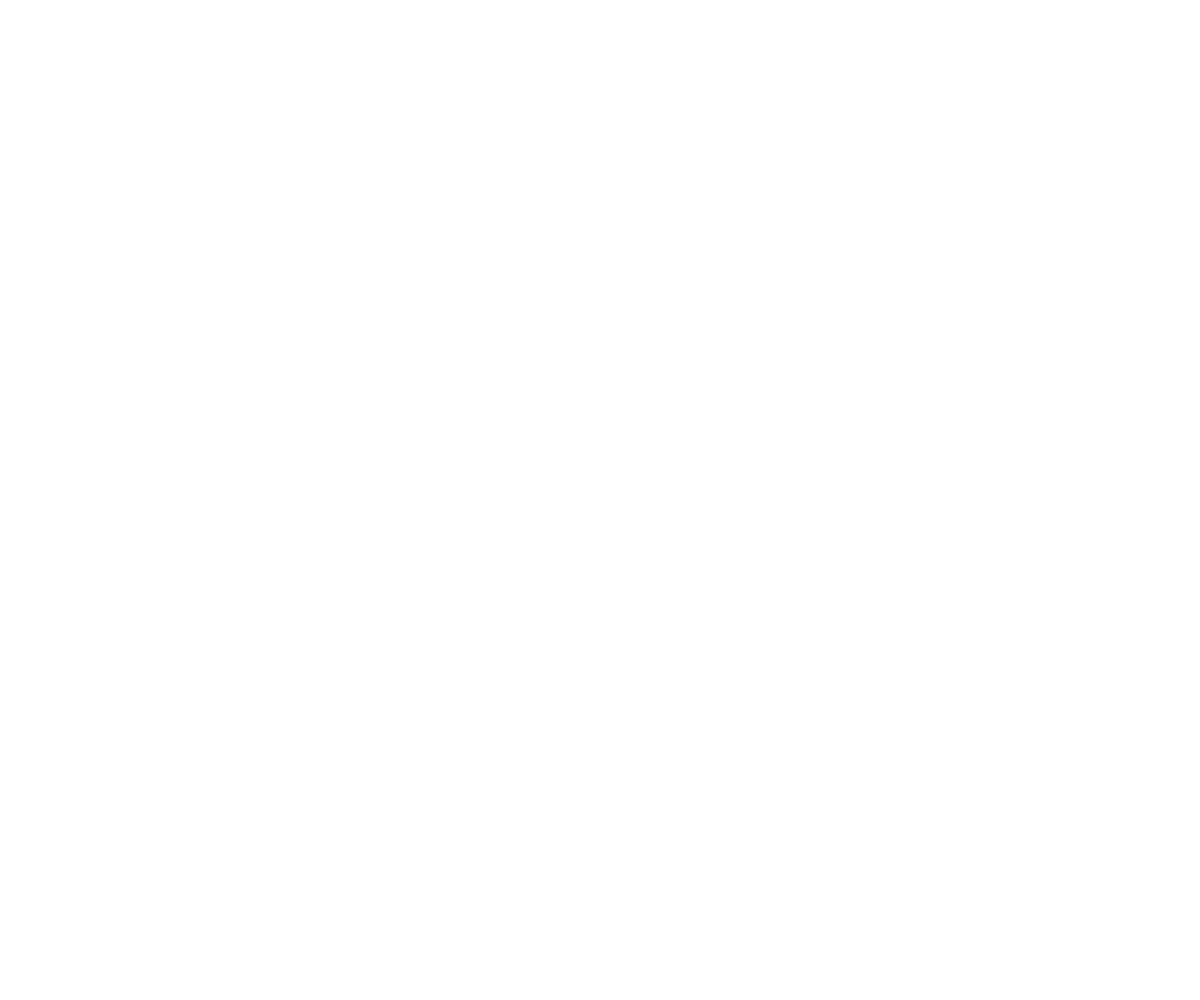
Frame 1 (no input)
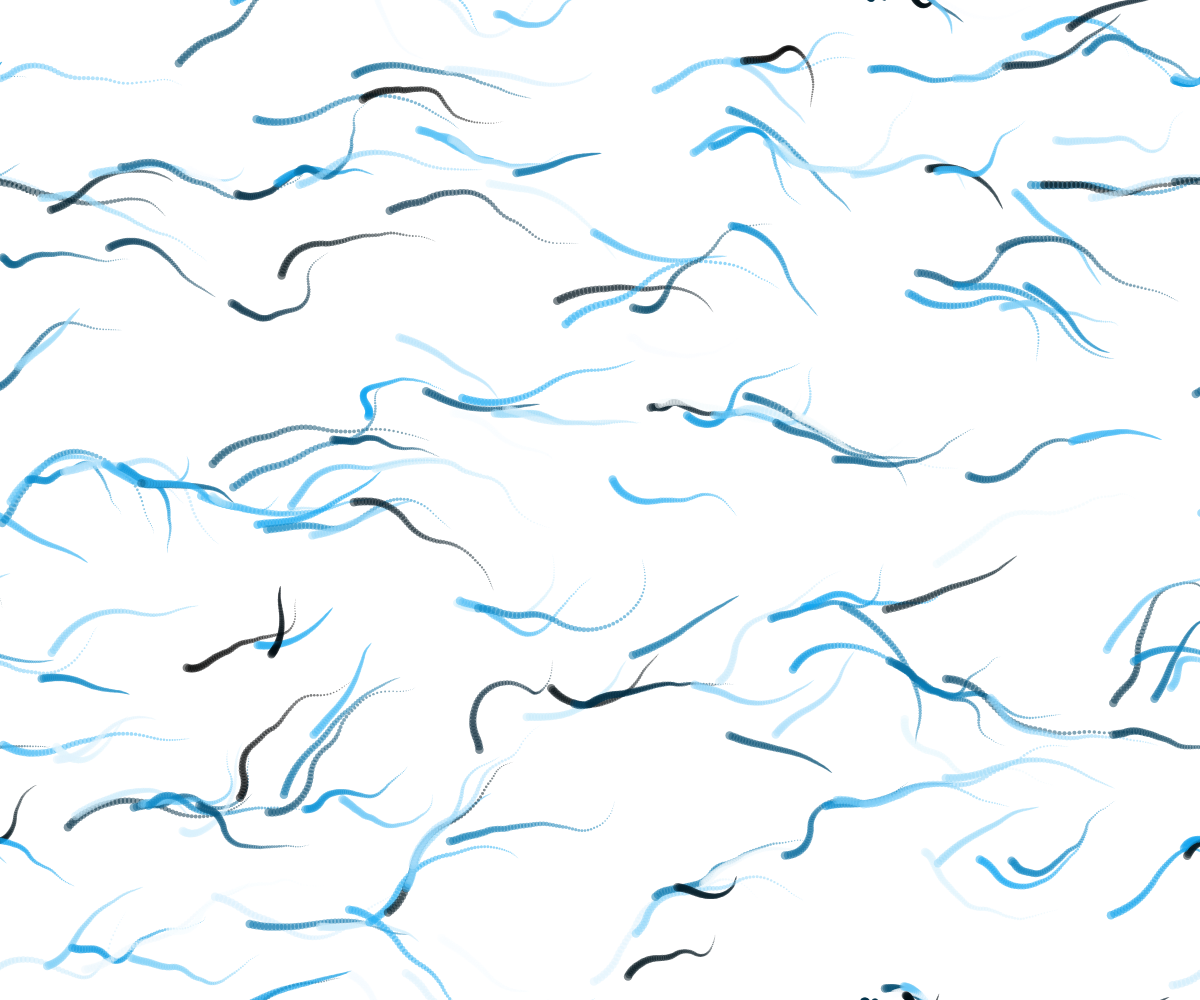
Frame 60 (no input)
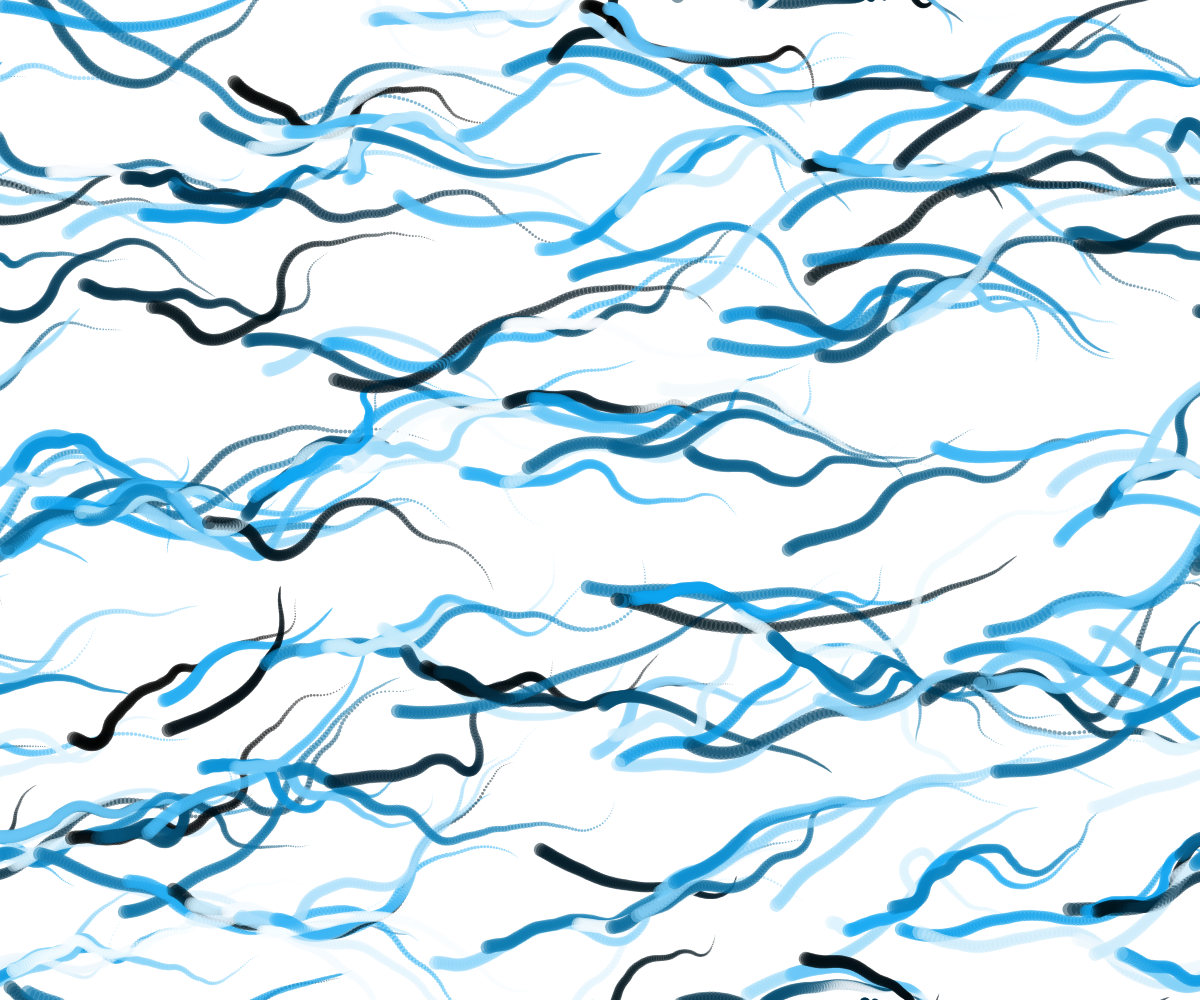
Frame 120 (the mouse pressed at the canvas centre since frame 60)

The p5.js sketch that drew these frames (run headless with seeded random() and noise() and a simulated clock; from frame 60 on, the mouse is pressed at the canvas centre):

// p5.js sketch
// ── sketch.js
var flowfield;
var vehicles = [];

function setup() {
  createCanvas(windowWidth, windowHeight);
  colorMode(HSL);
  noStroke();
  flowfield = new FlowField(9);
  for (var i = 0; i < 200; i++) {
    vehicles.push(new Vehicle(random(width), random(height), random(2, 5), random(0.05, 0.4)));
  }

}

function draw() {
  for (var i = 0; i < vehicles.length; i++) {
    vehicles[i].follow(flowfield);
    vehicles[i].run();
  }
}

function FlowField(r) {
  this.resolution = r;
  this.cols = width / this.resolution;
  this.rows = height / this.resolution;
  this.make2Darray = function(n) {
    var array = [];
    for (var i = 0; i < n; i++) {
      array[i] = [];
    }
    return array;
  };
  this.field = this.make2Darray(this.cols);
  this.fieldNoise = this.make2Darray(this.cols);
  this.init = function() {
    noiseSeed(Math.floor(random(10000)));
    var xoff = 0;
    for (var i = 0; i < this.cols; i++) {
      var yoff = 0;
      for (var j = 0; j < this.rows; j++) {
        var theta = map(noise(xoff, yoff), 0, 1, 0, TWO_PI);
        this.fieldNoise[i][j] = noise(yoff, xoff);
        //var theta = map(sin(xoff)+cos(yoff),-2,2,0,TWO_PI);
        // Polar to cartesian coordinate transformation to get x and y components of the vector
        this.field[i][j] = createVector(cos(theta), sin(theta));
        yoff += 0.3;
      }
      xoff += 0.1;
    }
  }
  this.init();

  
  this.lookup = function(lookup) {
    var column = Math.floor(constrain(lookup.x / this.resolution, 0, this.cols - 1));
    var row = Math.floor(constrain(lookup.y / this.resolution, 0, this.rows - 1));
    //println(lookup.x);
    return this.field[column][row].copy();
  };
}

function mousePressed() {
  flowfield.init();
}

// ── vehicle.js
function Vehicle(x,y,ms,mf) {
  this.position = createVector(x,y);
  this.acceleration = createVector(0,0);
  this.velocity = createVector(0,0);
  this.r = 4;
  this.maxspeed = ms || 4;
  this.maxforce = mf || 0.1;
  this.fillColor = color(200, 90, random(100), 0.5);
  this.strokeColor = color(random(255));
  this.run = function() {
    this.update();
    this.borders();
    this.display();
  }

  // Implementing Reynolds' flow field following algorithm
  // http://www.red3d.com/cwr/steer/FlowFollow.html
  this.follow = function(flow) {
    // What is the vector at that spot in the flow field?
    var desired = flow.lookup(this.position);
    // Scale it up by maxspeed
    desired.mult(this.maxspeed);
    // Steering is desired minus velocity
    var steer = p5.Vector.sub(desired, this.velocity);
    steer.limit(this.maxforce);  // Limit to maximum steering force
    this.applyForce(steer);
  }

  this.applyForce = function(force) {
    // We could add mass here if we want A = F / M
    this.acceleration.add(force);
  }

    // Method to update location
  this.update = function() {
    // Update velocity
    this.velocity.add(this.acceleration);
    // Limit speed
    this.velocity.limit(this.maxspeed);
    this.position.add(this.velocity);
    // Reset accelerationelertion to 0 each cycle
    this.acceleration.mult(0);
  }

  // Wraparound
  this.borders = function() {
    if (this.position.x < -this.r) this.position.x = width+this.r;
    if (this.position.y < -this.r) this.position.y = height+this.r;
    if (this.position.x > width+this.r) this.position.x = -this.r;
    if (this.position.y > height+this.r) this.position.y = -this.r;
  }

  this.display = function() {
    // Draw a triangle rotated in the direction of velocity
    var theta = this.velocity.heading() + PI/2;
    push();
    translate(this.position.x,this.position.y);
    fill(this.fillColor);
  
    ellipse(0, 0, sin(frameCount * 0.01) * 15,sin(frameCount * 0.01) * 15);
    // 
    pop();
  }
}
